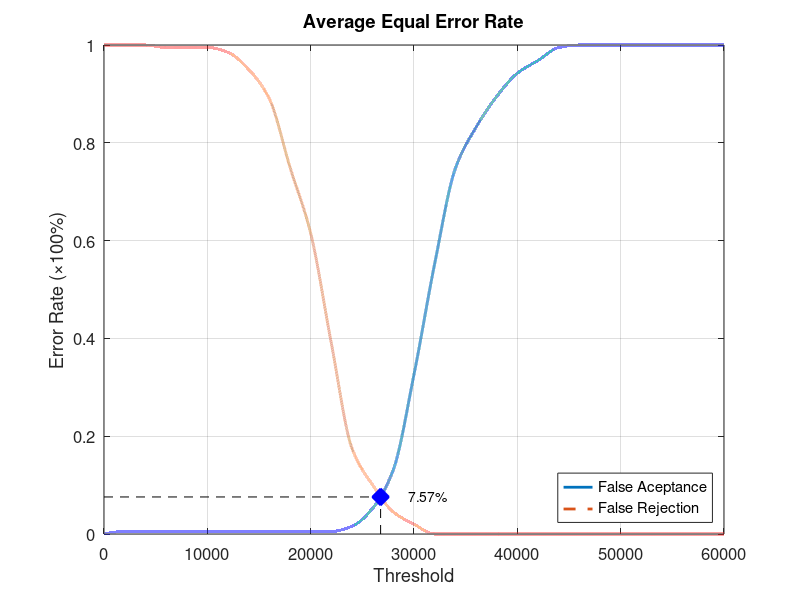
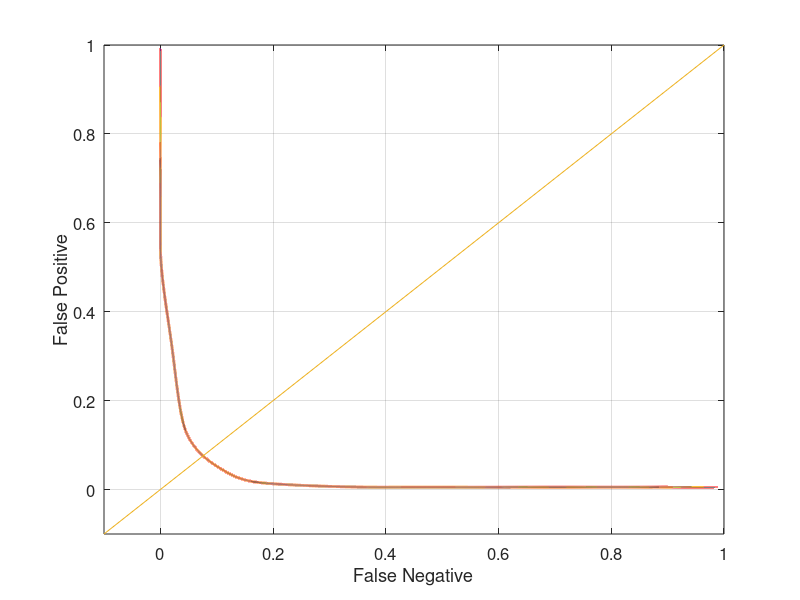

Here is the MATLAB script that generated these plots, in order:
function yEER = Database4_3
close all;
clear;
clc;
x = 0:2000:60000;
xq = 0:0.5:60000;

y0 = [0 0.00526316 0.00526316 0.00526316 0.00526316 0.00526316 0.00526316 0.00526316 0.00526316 0.00526316 0.00526316 0.00526316 0.0157895 0.0526316 0.131579 0.326316 0.552632 0.747368 0.831579 0.894737 0.942105 0.968421 0.994737 1 1 1 1 1 1 1 1];
yy0 = interp1(x, y0, xq, 'pchip');
y1 = [1 1 1 0.995 0.995 0.995 0.985 0.95 0.89 0.75 0.615 0.39 0.175 0.1 0.045 0.02 0 0 0 0 0 0 0 0 0 0 0 0 0 0 0];
yy1 = interp1(x, y1, xq, 'pchip');

% Calculating EER: 
y2 = abs(y0 - y1);
find(y2 == min(y2))
yy2 = abs(yy0 - yy1);
xEER = find(yy2 == min(yy2));
xEERIndex = xq(xEER) % X-axis EER
yEER = yy0(xEER) % Y-axis EER

main = figure
plot(xq, yy0,'-','LineWidth', 2);	hold on
plot(xq, yy1,'--','LineWidth', 2);	hold on
plot([xEERIndex xEERIndex], [0 yEER], 'k--');	hold on
plot([0 xEERIndex], [yEER yEER], 'k--');	hold on
plot(xEERIndex, yEER, 'bx', 'LineWidth', 10);	hold on
text(xEERIndex + 10 * xEERIndex / 100, yEER, [num2str(round((10000 * yEER)) / 100) '%'])
legend('False Aceptance', 'False Rejection', 'Location', 'SouthEast')
xlabel('Threshold')
ylabel('Error Rate (\times100%)')
title('Average Equal Error Rate')
set(gca, 'FontSize', 12)
axis([0 60000 0 1])
grid on

print(main, 'Database4_3Main', '-dpng');
FNRxFPR = figure('Color', [1 1 1]);
plot(yy1, yy0, '-', yy1, yy0, 'LineWidth', 2);
hold on
y = -0.1:0.1:1
plot(y, y); 
set(gca, 'FontSize', 12)
xlabel('False Negative')
ylabel('False Positive')
axis([-0.1 1 -0.1 1])
set(gca, 'FontSize', 12)
grid on

print(FNRxFPR, 'Database4_3FNRxFPR','-dpng');
end
